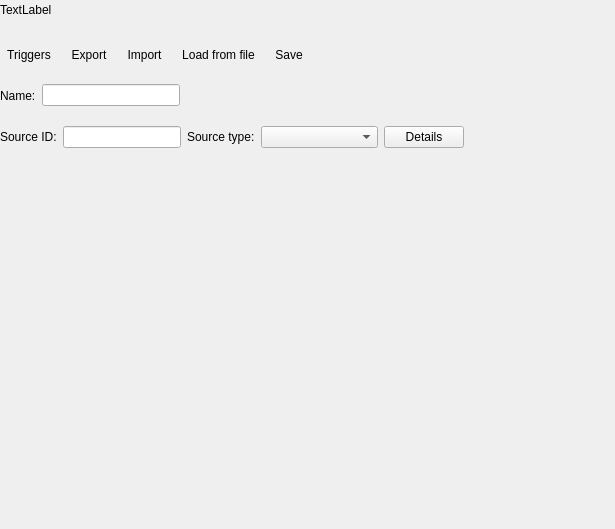
<?xml version="1.0" encoding="UTF-8"?>
<ui version="4.0">
 <class>MetaDataWidget</class>
 <widget class="QWidget" name="MetaDataWidget">
  <property name="geometry">
   <rect>
    <x>0</x>
    <y>0</y>
    <width>615</width>
    <height>529</height>
   </rect>
  </property>
  <property name="windowTitle">
   <string>Form</string>
  </property>
  <property name="toolTip">
   <string>Data name</string>
  </property>
  <property name="statusTip">
   <string>Data name</string>
  </property>
  <property name="whatsThis">
   <string>Data name</string>
  </property>
  <widget class="QWidget" name="">
   <layout class="QHBoxLayout" name="horizontalLayout_4">
    <item>
     <widget class="QLabel" name="dataVarNameLabel">
      <property name="sizePolicy">
       <sizepolicy hsizetype="Preferred" vsizetype="Minimum">
        <horstretch>0</horstretch>
        <verstretch>0</verstretch>
       </sizepolicy>
      </property>
      <property name="toolTip">
       <string>Name of the variable in the workspace</string>
      </property>
      <property name="frameShape">
       <enum>QFrame::Shape::NoFrame</enum>
      </property>
      <property name="frameShadow">
       <enum>QFrame::Shadow::Plain</enum>
      </property>
      <property name="lineWidth">
       <number>1</number>
      </property>
      <property name="midLineWidth">
       <number>0</number>
      </property>
      <property name="text">
       <string>TextLabel</string>
      </property>
      <property name="textInteractionFlags">
       <set>Qt::TextInteractionFlag::TextSelectableByKeyboard|Qt::TextInteractionFlag::TextSelectableByMouse</set>
      </property>
     </widget>
    </item>
    <item>
     <spacer name="horizontalSpacer">
      <property name="orientation">
       <enum>Qt::Orientation::Horizontal</enum>
      </property>
      <property name="sizeHint" stdset="0">
       <size>
        <width>76</width>
        <height>20</height>
       </size>
      </property>
     </spacer>
    </item>
   </layout>
  </widget>
  <widget class="QWidget" name="">
   <property name="geometry">
    <rect>
     <x>0</x>
     <y>40</y>
     <width>535</width>
     <height>30</height>
    </rect>
   </property>
   <layout class="QHBoxLayout" name="horizontalLayout_6">
    <item>
     <widget class="QToolButton" name="triggersToolButton">
      <property name="toolTip">
       <string>Detect and edit trigger protocols</string>
      </property>
      <property name="statusTip">
       <string>Detect and edit trigger protocols</string>
      </property>
      <property name="whatsThis">
       <string>Detect and edit trigger protocols</string>
      </property>
      <property name="text">
       <string>Triggers</string>
      </property>
      <property name="icon">
       <iconset theme="mark-location"/>
      </property>
      <property name="autoRaise">
       <bool>true</bool>
      </property>
     </widget>
    </item>
    <item>
     <widget class="QToolButton" name="exportToolButton">
      <property name="toolTip">
       <string>Export metadata to workspace object</string>
      </property>
      <property name="statusTip">
       <string>Export metadata to workspace object</string>
      </property>
      <property name="whatsThis">
       <string>Export metadata to workspace object</string>
      </property>
      <property name="text">
       <string>Export</string>
      </property>
      <property name="icon">
       <iconset theme="document-export"/>
      </property>
      <property name="autoRaise">
       <bool>true</bool>
      </property>
     </widget>
    </item>
    <item>
     <widget class="QToolButton" name="importToolButton">
      <property name="toolTip">
       <string>Import metadata from workspace object</string>
      </property>
      <property name="statusTip">
       <string>Import metadata from workspace object</string>
      </property>
      <property name="whatsThis">
       <string>Import metadata from workspace object</string>
      </property>
      <property name="text">
       <string>Import</string>
      </property>
      <property name="icon">
       <iconset theme="document-import"/>
      </property>
      <property name="autoRaise">
       <bool>true</bool>
      </property>
     </widget>
    </item>
    <item>
     <widget class="QToolButton" name="loadToolButton">
      <property name="toolTip">
       <string>Load meta-data from file</string>
      </property>
      <property name="statusTip">
       <string>Load meta-data from file</string>
      </property>
      <property name="whatsThis">
       <string>Load meta-data from file</string>
      </property>
      <property name="text">
       <string>Load from file</string>
      </property>
      <property name="icon">
       <iconset theme="document-open"/>
      </property>
      <property name="autoRaise">
       <bool>true</bool>
      </property>
     </widget>
    </item>
    <item>
     <widget class="QToolButton" name="saveToolButton">
      <property name="toolTip">
       <string>Save metadata to file</string>
      </property>
      <property name="statusTip">
       <string>Save metadata to file</string>
      </property>
      <property name="whatsThis">
       <string>Save metadata to file</string>
      </property>
      <property name="text">
       <string>Save</string>
      </property>
      <property name="icon">
       <iconset theme="document-save"/>
      </property>
      <property name="autoRaise">
       <bool>true</bool>
      </property>
     </widget>
    </item>
    <item>
     <spacer name="horizontalSpacer_2">
      <property name="orientation">
       <enum>Qt::Orientation::Horizontal</enum>
      </property>
      <property name="sizeHint" stdset="0">
       <size>
        <width>363</width>
        <height>20</height>
       </size>
      </property>
     </spacer>
    </item>
   </layout>
  </widget>
  <widget class="QWidget" name="">
   <property name="geometry">
    <rect>
     <x>0</x>
     <y>80</y>
     <width>180</width>
     <height>31</height>
    </rect>
   </property>
   <layout class="QHBoxLayout" name="horizontalLayout_5">
    <item>
     <widget class="QLabel" name="nameLabel">
      <property name="text">
       <string>Name:</string>
      </property>
      <property name="buddy">
       <cstring>dataNameLineEdit</cstring>
      </property>
     </widget>
    </item>
    <item>
     <widget class="QLineEdit" name="dataNameLineEdit">
      <property name="sizePolicy">
       <sizepolicy hsizetype="Expanding" vsizetype="Fixed">
        <horstretch>10</horstretch>
        <verstretch>0</verstretch>
       </sizepolicy>
      </property>
      <property name="toolTip">
       <string>Data name</string>
      </property>
      <property name="statusTip">
       <string>Data name</string>
      </property>
      <property name="whatsThis">
       <string>Data name</string>
      </property>
      <property name="clearButtonEnabled">
       <bool>true</bool>
      </property>
     </widget>
    </item>
   </layout>
  </widget>
  <widget class="QWidget" name="">
   <property name="geometry">
    <rect>
     <x>0</x>
     <y>120</y>
     <width>464</width>
     <height>34</height>
    </rect>
   </property>
   <layout class="QHBoxLayout" name="horizontalLayout">
    <item>
     <widget class="QLabel" name="sourceIDLabel">
      <property name="sizePolicy">
       <sizepolicy hsizetype="Preferred" vsizetype="Preferred">
        <horstretch>0</horstretch>
        <verstretch>0</verstretch>
       </sizepolicy>
      </property>
      <property name="toolTip">
       <string>Source (organism) ID</string>
      </property>
      <property name="statusTip">
       <string>Source (organism) ID</string>
      </property>
      <property name="whatsThis">
       <string>Source (organism) ID</string>
      </property>
      <property name="text">
       <string>Source ID:</string>
      </property>
      <property name="buddy">
       <cstring>sourceIDLineEdit</cstring>
      </property>
     </widget>
    </item>
    <item>
     <widget class="QLineEdit" name="sourceIDLineEdit">
      <property name="sizePolicy">
       <sizepolicy hsizetype="MinimumExpanding" vsizetype="Fixed">
        <horstretch>0</horstretch>
        <verstretch>0</verstretch>
       </sizepolicy>
      </property>
      <property name="toolTip">
       <string>Source (organism) ID</string>
      </property>
      <property name="statusTip">
       <string>Source (organism) ID</string>
      </property>
      <property name="whatsThis">
       <string>Source (organism) ID</string>
      </property>
      <property name="clearButtonEnabled">
       <bool>true</bool>
      </property>
     </widget>
    </item>
    <item>
     <widget class="QLabel" name="label_2">
      <property name="text">
       <string>Source type:</string>
      </property>
      <property name="buddy">
       <cstring>sourceTypeComboBox</cstring>
      </property>
     </widget>
    </item>
    <item>
     <widget class="QComboBox" name="sourceTypeComboBox">
      <property name="sizePolicy">
       <sizepolicy hsizetype="MinimumExpanding" vsizetype="Fixed">
        <horstretch>0</horstretch>
        <verstretch>0</verstretch>
       </sizepolicy>
      </property>
     </widget>
    </item>
    <item>
     <widget class="QPushButton" name="sourceDetailsPushbutton">
      <property name="text">
       <string>Details</string>
      </property>
      <property name="icon">
       <iconset theme="package"/>
      </property>
     </widget>
    </item>
   </layout>
  </widget>
 </widget>
 <resources/>
 <connections/>
</ui>
